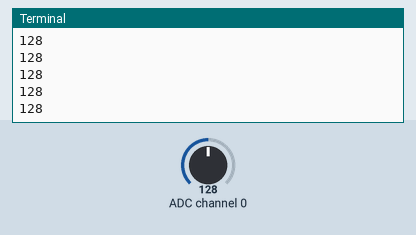
The program below on a simulated Raspberry Pi (BCM pin numbers). On the bench: the last lines printed to the terminal. The test bench sets the inputs (shaded band); at power-on: ADC channel 0 = 128 (analog values on the 0–255 scale).

Above: at 1.2 s.
1.3 s: ADC channel 0 set to 178
At 1.56 s:
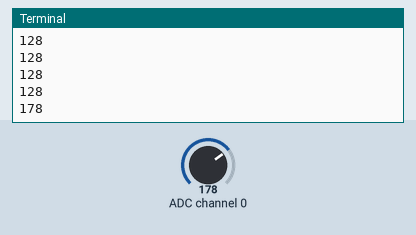
2.8 s: ADC channel 0 set to 224
At 2.96 s:
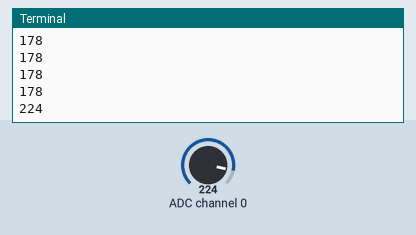
Timing chart, 0 to 5.8 s (numbered marks = the images above; inputs shaded):
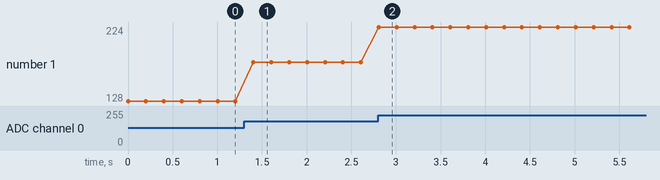

Measured:
- after the input at 1.3 s, the terminal: prints a new line after 0.10 s (image 1)
- after the input at 2.8 s, the terminal: prints a new line at once (image 2)
- plotted number 1: 128 → 178 after the input at 1.3 s, 178 → 224 after the input at 2.8 s

The program:

anin.py
```python
import RPi.GPIO as GPIO
import ADC0834
from time import sleep

GPIO.setmode(GPIO.BCM)
ADC0834.setup()

try:
    while True:
        analogVal = ADC0834.getResult(0)
        print(analogVal)
        sleep(.2)
except KeyboardInterrupt:
    GPIO.cleanup()
    print("GPIO Clean")
```
